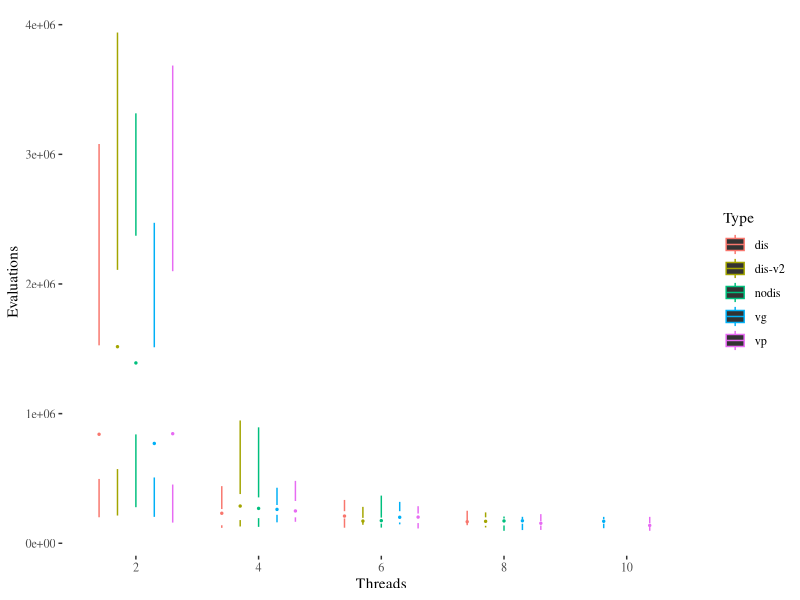
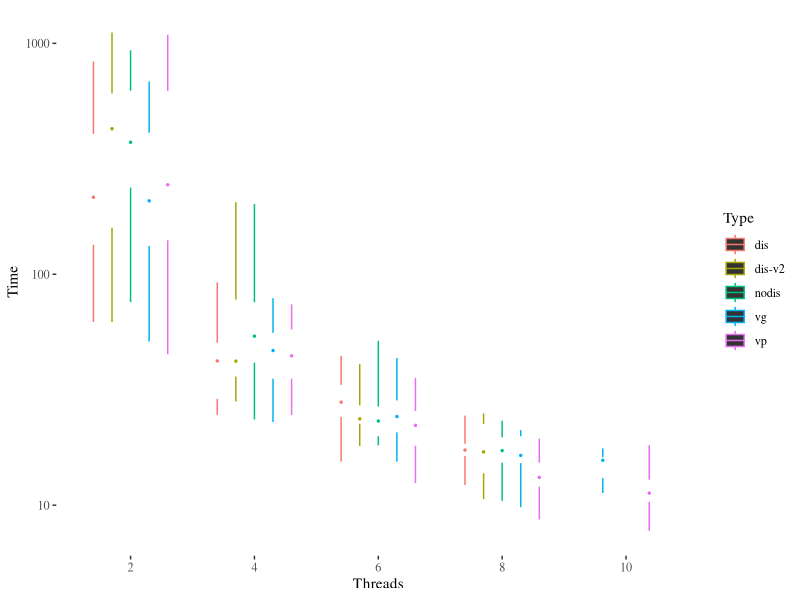
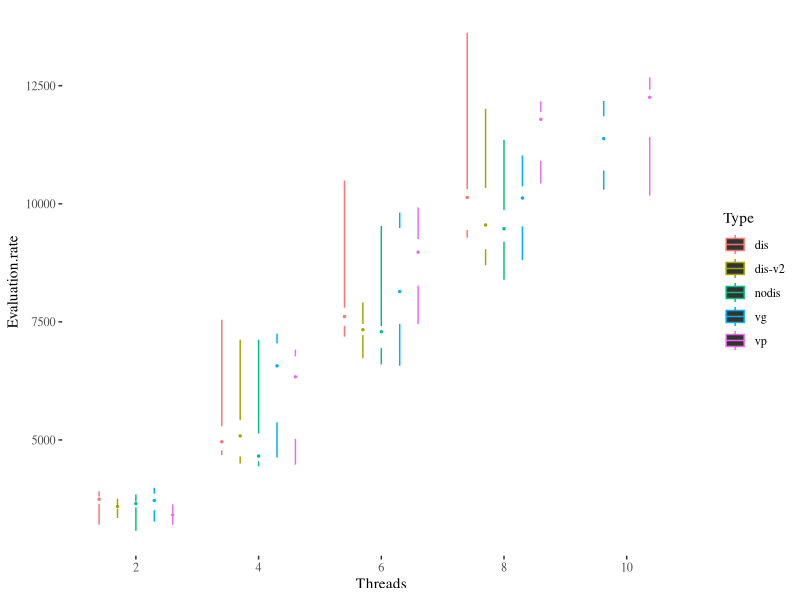

These charts were generated, in order, by the following R code:
library(ggplot2)
library(ggthemes)
library(rstatix)
library(tidyverse)

data <- read.csv("lo-ppsn-dis-l60-p1024.csv")
data$Threads <- as.factor(data$Threads)
data$Evaluation.rate <- data$Evaluations/data$Time
data$Type <- as.factor(data$Type)
data.t <- as_tibble(data)
summaries <- data %>% group_by(Type,Threads) %>% summarise(medianE=median(Evaluations,na.rm=TRUE),medianT=median(Time,na.rm=TRUE),medianR=median(Evaluation.rate,na.rm=TRUE))
ggplot(data,aes(x=Threads,y=Evaluations,color=Type))+geom_tufteboxplot()+theme_tufte()
ggplot(data,aes(x=Threads,y=Time,color=Type))+geom_tufteboxplot()+theme_tufte()+scale_y_log10()
ggplot(data,aes(x=Threads,y=Evaluation.rate,color=Type))+geom_tufteboxplot()+theme_tufte()
data$type.threads <- paste0(data$Type,data$Threads)
wilcox.test( data[data$type.threads=="vg8",]$Time, data[data$type.threads=="vp8",]$Time)
wilcox.df.e <- data.frame()
wilcox.df.t <- data.frame()

for (threads in c(2,4,6,8,10)) {
  this.w.e <- wilcox.test(data[data$type.threads==paste0("vg",threads),]$Evaluations, data[data$type.threads==paste0("vp",threads),]$Evaluations)
  wilcox.df.e <- rbind(wilcox.df.e,
                       data.frame(threads=threads,
                                  wilcoxon=this.w.e$p.value,
                                  significant= (this.w.e$p.value < 0.05)))
  this.w.t <- wilcox.test(data[data$type.threads==paste0("vg",threads),]$Time, data[data$type.threads==paste0("vp",threads),]$Time)
  wilcox.df.t <- rbind(wilcox.df.t,
                       data.frame(threads=threads,
                                  wilcoxon=this.w.t$p.value,
                                  significant= (this.w.t$p.value < 0.05)))
}

wilcox.df.n.e <- data.frame()
wilcox.df.n.t <- data.frame()

for (threads in c(2,4,6,8)) {
  this.w.e <- wilcox.test(data[data$type.threads==paste0("nodis",threads),]$Evaluations, data[data$type.threads==paste0("vp",threads),]$Evaluations)
  wilcox.df.n.e <- rbind(wilcox.df.n.e,
                       data.frame(threads=threads,
                                  wilcoxon=this.w.e$p.value,
                                  significant= (this.w.e$p.value < 0.05)))
  this.w.t <- wilcox.test(data[data$type.threads==paste0("nodis",threads),]$Time, data[data$type.threads==paste0("vp",threads),]$Time)
  wilcox.df.n.t <- rbind(wilcox.df.n.t,
                       data.frame(threads=threads,
                                  wilcoxon=this.w.t$p.value,
                                  significant= (this.w.t$p.value < 0.05)))
}
